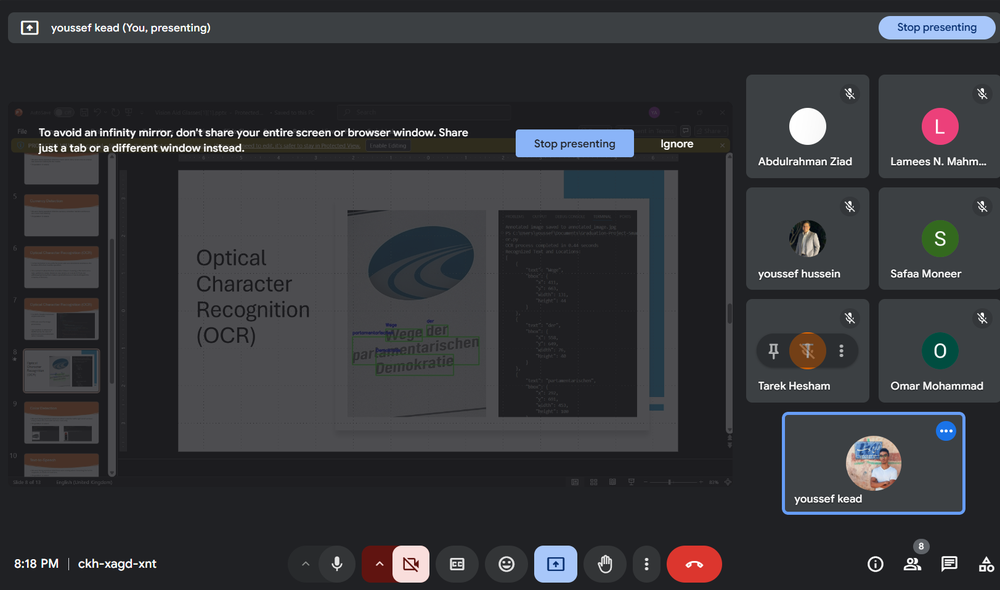
#> input picture TEST_IMAGE.png, 1000 x 590 px, shrunk from 1623 x 957 before the run, found by its file name
$ python OCR_Processor_V1.py
#> lines starting #> are read from the running program, lines starting #| are printed output that depends on the picture; after the words box and inside, x2 and y2 are one past the last pixel; in counts of white or black regions, pixels touching at a corner belong together
import cv2
import pytesseract
import json
import os
import time

class OCRProcessor:
    def __init__(self, tesseract_path:str="tesseract"):
        """
        Initialize the OCRProcessor with an optional path to Tesseract OCR executable.
        """
        if tesseract_path:
            if os.path.exists(tesseract_path):
                pytesseract.pytesseract.tesseract_cmd = tesseract_path
            else:
                print(f"Warning: Tesseract path '{tesseract_path}' is invalid.")
                pytesseract.pytesseract.tesseract_cmd = 'C:/Program Files/Tesseract-OCR/Tesseract.exe'  # Default fallback

    def perform_ocr(self, image_path, conf_threshold:int=60):
        """
        Perform OCR on the given image and annotate it with bounding boxes and recognized text.

        Args:
            image_path (str): Path to the image file.
            conf_threshold (int): Minimum confidence level to consider text valid.

        Returns:
            str: JSON string containing recognized text and bounding box coordinates.
        """
#> called with image_path = 'TEST_IMAGE.png', conf_threshold = 60
        # Check if image exists
        if not os.path.exists(image_path):
            raise FileNotFoundError(f"The image file '{image_path}' does not exist.")

        # Load the image
        image = cv2.imread(image_path)
#> image is the input picture: shape (590, 1000, 3); mean B, G, R 56.8, 53.3, 52.3
        if image is None:
            raise ValueError(f"Failed to read the image '{image_path}'. Ensure it's a valid image file.")

        # Convert the image to grayscale
        gray = cv2.cvtColor(image, cv2.COLOR_BGR2GRAY)
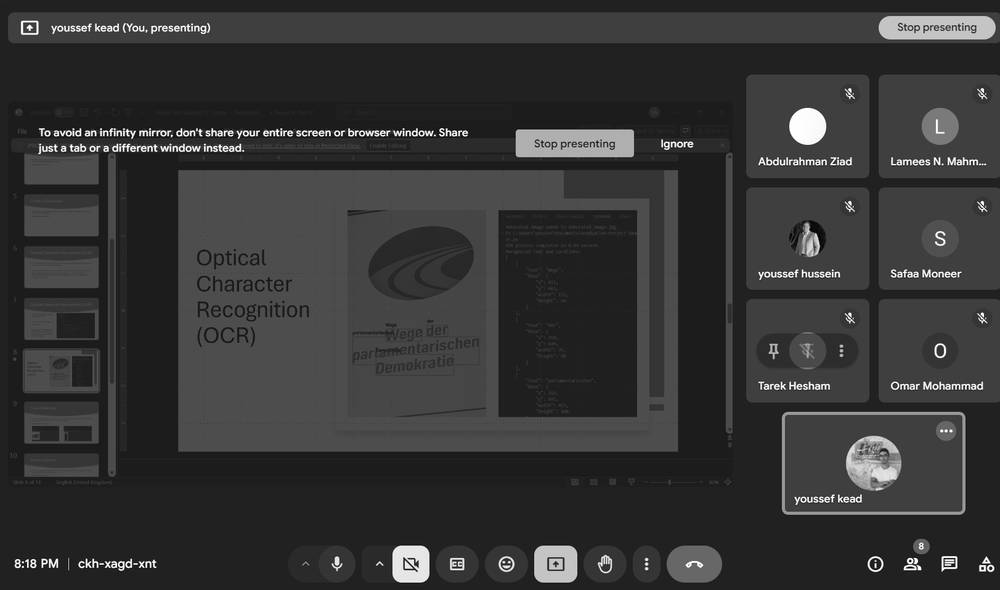
#> gray: shape (590, 1000); min 0, max 255, mean 53.2

        # Apply thresholding, uncomment therholding method to use
        # _, thresh = cv2.threshold(gray, 150, 255, cv2.THRESH_BINARY) # Simple Threholding
        # thresh = cv2.adaptiveThreshold(gray, 255, cv2.ADAPTIVE_THRESH_GAUSSIAN_C, cv2.THRESH_BINARY, 11, 2) # Gaussian adaptive thresholding
        _, thresh = cv2.threshold(gray, 0, 255, cv2.THRESH_BINARY + cv2.THRESH_OTSU) # Otsu's threholding
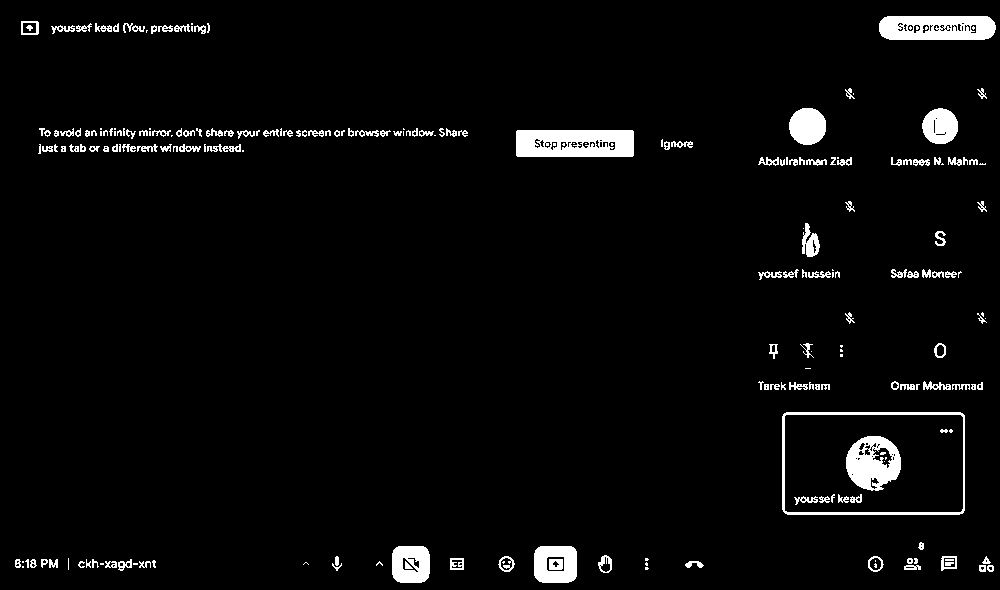
#> thresh: shape (590, 1000); 3.7% white; 226 white regions (68 under 20 px), largest, box (x1, y1, x2, y2) and area: (516, 130, 634, 157) 2902, (879, 16, 996, 40) 2412, (846, 436, 901, 491) 2007

        # Perform OCR
        try:
            data = pytesseract.image_to_data(thresh, output_type=pytesseract.Output.DICT)
        except Exception as e:
            raise RuntimeError(f"Error occurred during OCR processing: {e}")

        results = []

        # Process detected text
        for i in range(len(data['text'])):
            text = data['text'][i].strip()  # Remove leading and trailing spaces
            if int(data['conf'][i]) > conf_threshold and text:  # Ignore empty or low-confidence text
                x, y, w, h = data['left'][i], data['top'][i], data['width'][i], data['height'][i]

                # Store the text and its bounding box
                results.append({
                    'text': text,
                    'bbox': {'x': x, 'y': y, 'width': w, 'height': h}
                })

                # Annotate the image
                cv2.rectangle(image, (x, y), (x + w, y + h), (0, 255, 0), 2)
                cv2.putText(image, text, (x, y - 10), cv2.FONT_HERSHEY_SIMPLEX, 0.5, (255, 0, 0), 2)

        # Save the annotated image for later use
        self.annotated_image = image

        # Return results as a JSON string
        return json.dumps(results, indent=4)

    # [27 lines left out: functions display_annotated_image, save_annotated_image, not called in this run]


    def demo(self, image_filepath: str):
        """
        Perform a sample OCR operation for demonstration purposes.

        Args:
            image_filepath (str): Path to the image on which we'll perform OCR

        """

        # Initialize the OCR processor with the Tesseract path (example)
        self.tesseract_path='C:/Program Files/Tesseract-OCR/Tesseract.exe'

        # Record the start time
        start_time = time.time()

        try:
            # Perform OCR
            image_path = image_filepath  # Replace with your image path
            json_results = self.perform_ocr(image_path)

            # Record the end time
            end_time = time.time()

            # Calculate and display the runtime
            runtime = end_time - start_time
            print(f"OCR process completed in {runtime:.2f} seconds")

            # Print the JSON results
            print("Recognized Text and Locations:")
            print(json_results)

            # Display and save the annotated image
            self.display_annotated_image()
            self.save_annotated_image("annotated_image.jpg")

        except Exception as e:
            print(f"An error occurred: {e}")


# [30 lines left out: function main_func, not called in this run]

ocr = OCRProcessor('C:/Program Files/Tesseract-OCR/Tesseract.exe')
ocr.demo("TEST_IMAGE.png")
#> (the call stopped at in perform_ocr, `data = pytesseract.image_to_data(thresh, output_type=pytesseract.Outpu..`: pytesseract is not available in this run)

# [6 lines of commented-out code are left out]
